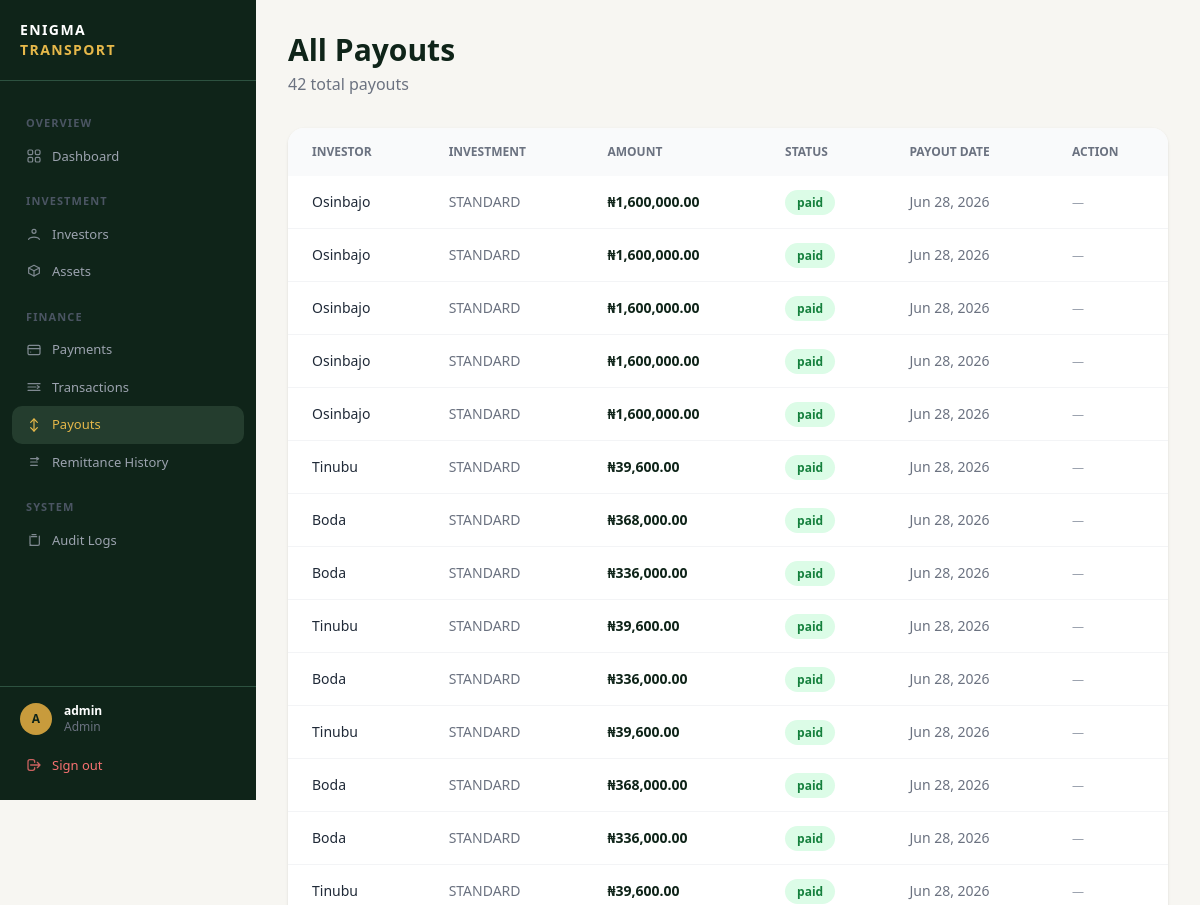
The app's page /payouts/manage/ (signed in, upper part), older data.
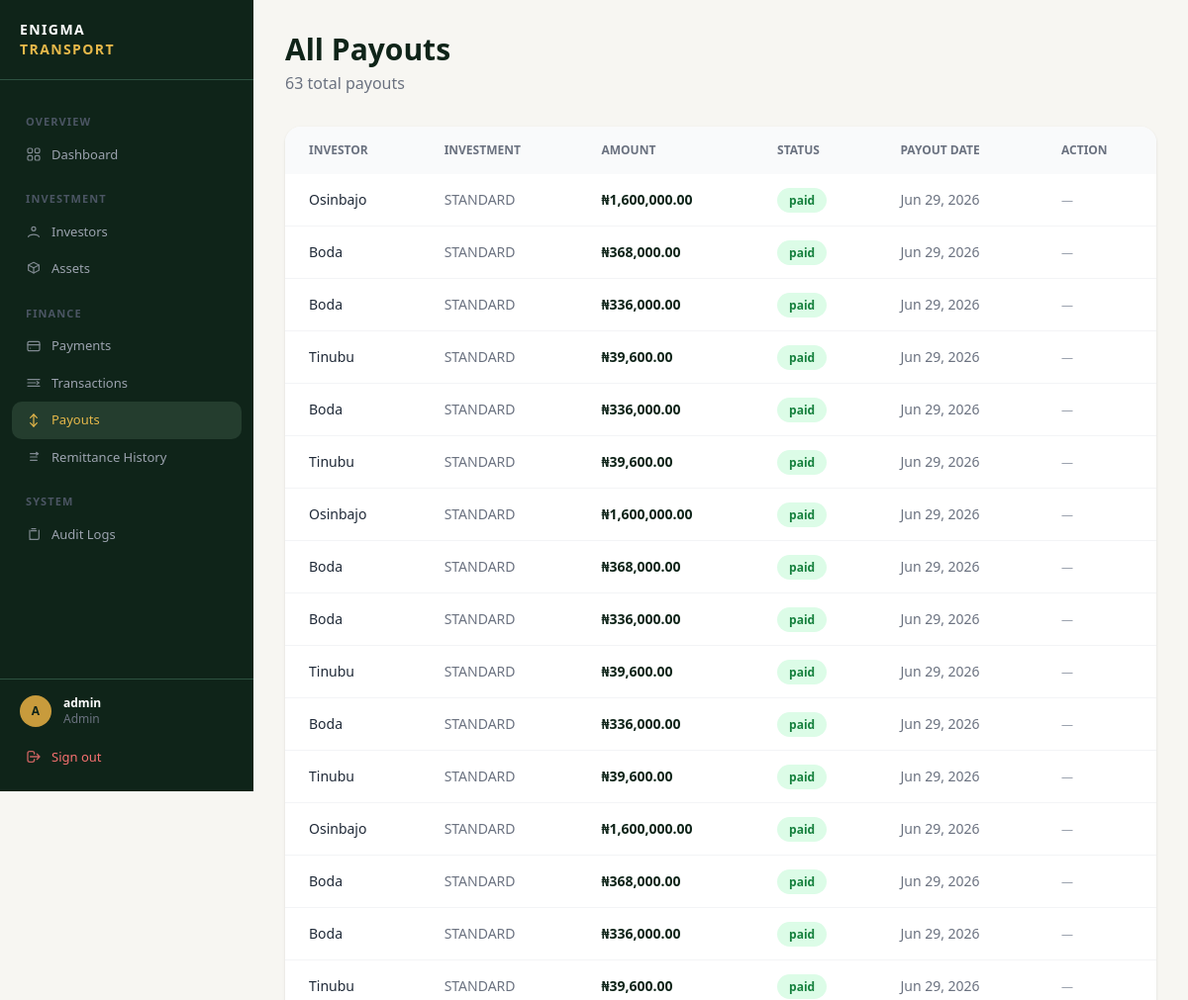
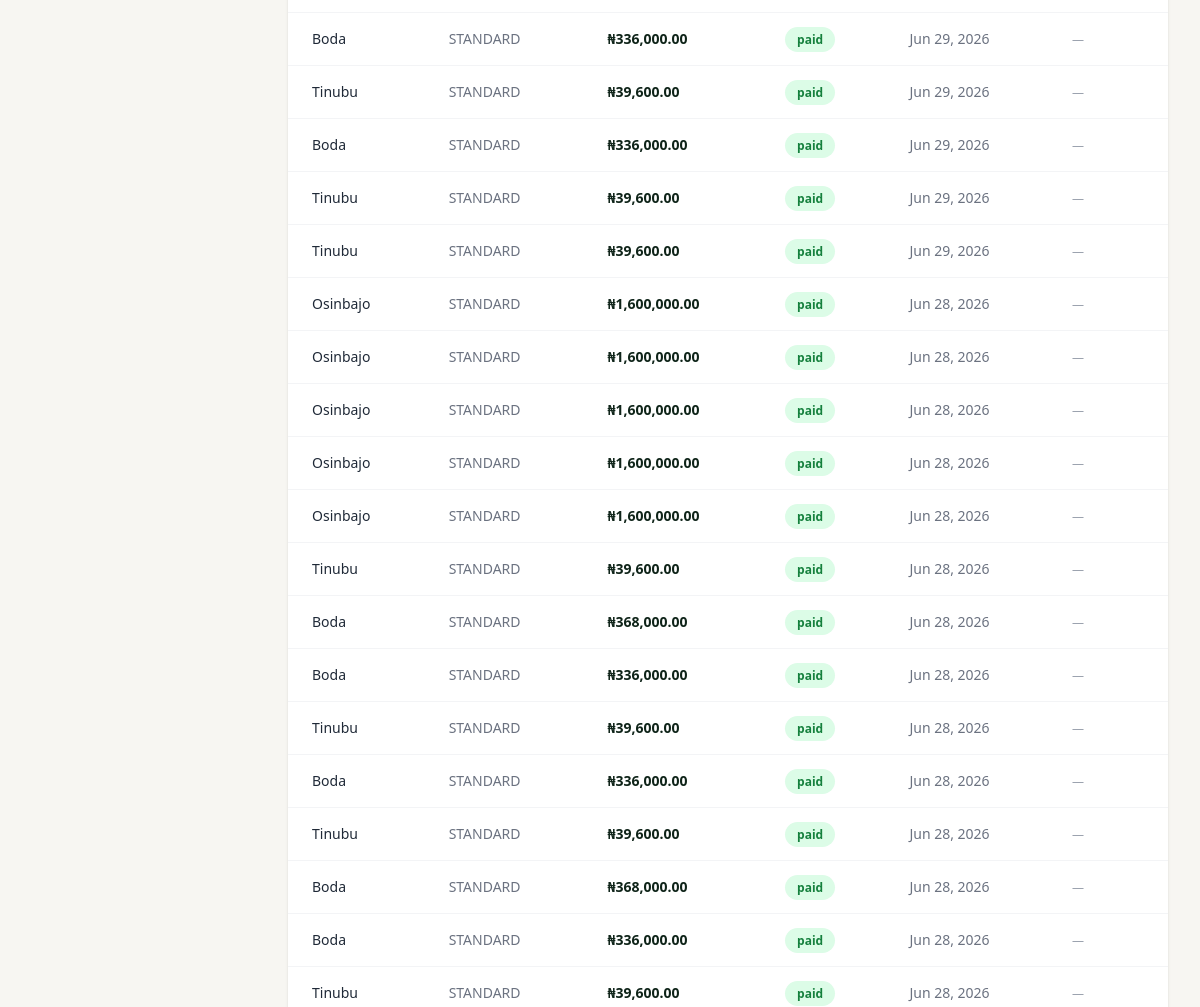
The same page, newer data (2 pictures, top to bottom).
### payouts/models.py (models this page shows, shortened)
class Payout(models.Model):
    STATUS_CHOICES = (
        ('pending', 'Pending'),
        ('paid', 'Paid'),
        ('failed', 'Failed'),
    )
    investment = models.ForeignKey(
        'investments.Investment',
        on_delete=models.CASCADE,
        related_name='payouts'
    )
    amount = models.DecimalField(max_digits=15, decimal_places=2)
    status = models.CharField(max_length=20, choices=STATUS_CHOICES, default='pending')
    payout_date = models.DateField(null=True, blank=True)
    created_at = models.DateTimeField(auto_now_add=True)

### investments/models.py (models this page shows, shortened)
class Investment(models.Model):
    STATUS_CHOICES = (
        ('pending', 'Pending'),
        ('awaiting_payment', 'Awaiting Payment'),
        ('active', 'Active'),
        ('completed', 'Completed'),
        ('cancelled', 'Cancelled'),
    )
    FREQUENCY_CHOICES = (
        ('weekly', 'Weekly'),
        ('monthly', 'Monthly'),
    )
    investor = models.ForeignKey(
        InvestorProfile,
        on_delete=models.CASCADE,
        related_name='investments'
    )
    tier = models.ForeignKey(
        InvestmentTier,
        on_delete=models.PROTECT
    )
    number_of_assets = models.PositiveIntegerField(default=0)
    investment_amount = models.DecimalField(
        max_digits=15, decimal_places=2, default=0
    )
    status = models.CharField(
        max_length=20, choices=STATUS_CHOICES, default='pending'
    )
    payout_frequency = models.CharField(
        max_length=20, choices=FREQUENCY_CHOICES, default='monthly'
    )
    duration_weeks = models.PositiveIntegerField(null=True, blank=True)
    duration_months = models.PositiveIntegerField(null=True, blank=True)
    start_date = models.DateField(null=True, blank=True)
    end_date = models.DateField(null=True, blank=True)
    service_charge = models.DecimalField(max_digits=15, decimal_places=2, default=0)
    management_fee = models.DecimalField(max_digits=15, decimal_places=2, default=0)
    asset_type = models.CharField(max_length=100, blank=True)
    quantity = models.PositiveIntegerField(default=1)
    created_at = models.DateTimeField(auto_now_add=True)

class InvestmentTier(models.Model):
    name = models.CharField(max_length=100)
    minimum_assets = models.PositiveIntegerField()
    maximum_assets = models.PositiveIntegerField()
    minimum_investment = models.DecimalField(max_digits=15, decimal_places=2)
    return_rate = models.DecimalField(max_digits=5, decimal_places=2)
    active = models.BooleanField(default=True)
    created_at = models.DateTimeField(auto_now_add=True)

### investors/models.py (models this page shows, shortened)
class InvestorProfile(models.Model):
    user = models.OneToOneField(
        settings.AUTH_USER_MODEL, on_delete=models.CASCADE
    )
    phone_number = models.CharField(max_length=20, blank=True, default='')
    bank_name = models.CharField(max_length=100, blank=True, default='')
    account_number = models.CharField(max_length=20, blank=True, default='')
    account_name = models.CharField(max_length=200, blank=True, default='')
    kyc_verified = models.BooleanField(default=False)
    created_at = models.DateTimeField(auto_now_add=True)

### accounts/models.py (models this page shows, shortened)
class User(AbstractUser):
    ROLE_CHOICES = (
        ('admin', 'Admin'),
        ('investor', 'Investor'),
    )
    role = models.CharField(max_length=20, choices=ROLE_CHOICES, default='investor')
    email = models.EmailField(unique=True)  # ← add this
    created_at = models.DateTimeField(auto_now_add=True)

### payouts/views.py (the view)
# urls.py: path('manage/', views.admin_payout_list_view, name='admin_payout_list'),
@admin_required
def admin_payout_list_view(request):
    payouts = Payout.objects.select_related(
        'investment__investor__user', 'investment__tier'
    ).order_by('-created_at')
    return render(request, 'payouts/admin/payout_list.html', {'payouts': payouts})

### templates/payouts/admin/payout_list.html (shortened to what this page needs)
{% extends 'base.html' %}
{% load humanize %}
{% block dashboard_content %}
<div class="mb-8">
    <h1 class="text-3xl font-bold text-[#0f2419]">All Payouts</h1>
    <p class="text-gray-500 mt-1">{{ payouts.count }} total payouts</p>
</div>
<div class="bg-white rounded-2xl shadow overflow-hidden">
    <table class="w-full text-sm">
        <thead class="bg-gray-50 text-gray-500 uppercase text-xs">
            <tr>
                <th class="px-6 py-4 text-left">Investor</th>
                <th class="px-6 py-4 text-left">Investment</th>
                <th class="px-6 py-4 text-left">Amount</th>
                <th class="px-6 py-4 text-left">Status</th>
                <th class="px-6 py-4 text-left">Payout Date</th>
                <th class="px-6 py-4 text-left">Action</th>
            </tr>
        </thead>
        <tbody class="divide-y divide-gray-100">
            {% for payout in payouts %}
            <tr class="hover:bg-gray-50 transition">
                <td class="px-6 py-4 font-medium text-gray-800">
                    {{ payout.investment.investor.user.username }}
                </td>
                <td class="px-6 py-4 text-gray-500">{{ payout.investment.tier.name }}</td>
                <td class="px-6 py-4 font-bold text-[#0f2419]">₦{{ payout.amount|floatformat:2 | intcomma }}</td>
                <td class="px-6 py-4">
                    <span class="px-3 py-1 rounded-full text-xs font-semibold
                        {% if payout.status == 'paid' %}bg-green-100 text-green-700
                        {% elif payout.status == 'pending' %}bg-yellow-100 text-yellow-700
                        {% else %}bg-red-100 text-red-700{% endif %}">
                        {{ payout.status }}
                    </span>
                </td>
                <td class="px-6 py-4 text-gray-500">{{ payout.payout_date|date:"M d, Y"|default:"TBD" }}</td>
                <td class="px-6 py-4">
                    {% if payout.status == 'pending' %}
                    <form method="POST" action="{% url 'admin_payout_mark_paid' payout.pk %}">
                        {% csrf_token %}
                        <button type="submit"
                            class="bg-[#1a3a28] text-white px-4 py-2 rounded-full text-xs hover:bg-[#0f2419] transition">
                            Mark Paid
                        </button>
                    </form>
                    {% else %}
                    <span class="text-gray-400 text-xs">—</span>
                    {% endif %}
                </td>
            </tr>
            {% empty %}
            <tr>
                <td colspan="6" class="px-6 py-16 text-center text-gray-400">No payouts yet.</td>
            </tr>
            {% endfor %}
        </tbody>
    </table>
</div>
{% endblock %}

Row changes from the older to the newer data that the page shows:
added Payout: investment.investor.user.username "Osinbajo", investment.tier.name "STANDARD", amount "1,600,000.00", status "paid", payout_date "Jun 29, 2026"
added Payout: investment.investor.user.username "Boda", investment.tier.name "STANDARD", amount "368,000.00", status "paid", payout_date "Jun 29, 2026"
added Payout: investment.investor.user.username "Boda", investment.tier.name "STANDARD", amount "336,000.00", status "paid", payout_date "Jun 29, 2026"
added Payout: investment.investor.user.username "Tinubu", investment.tier.name "STANDARD", amount "39,600.00", status "paid", payout_date "Jun 29, 2026"
added Payout: investment.investor.user.username "Boda", investment.tier.name "STANDARD", amount "336,000.00", status "paid", payout_date "Jun 29, 2026"
added Payout: investment.investor.user.username "Tinubu", investment.tier.name "STANDARD", amount "39,600.00", status "paid", payout_date "Jun 29, 2026"
added Payout: investment.investor.user.username "Osinbajo", investment.tier.name "STANDARD", amount "1,600,000.00", status "paid", payout_date "Jun 29, 2026"
added Payout: investment.investor.user.username "Boda", investment.tier.name "STANDARD", amount "368,000.00", status "paid", payout_date "Jun 29, 2026"
added Payout: investment.investor.user.username "Boda", investment.tier.name "STANDARD", amount "336,000.00", status "paid", payout_date "Jun 29, 2026"
added Payout: investment.investor.user.username "Tinubu", investment.tier.name "STANDARD", amount "39,600.00", status "paid", payout_date "Jun 29, 2026"
added Payout: investment.investor.user.username "Boda", investment.tier.name "STANDARD", amount "336,000.00", status "paid", payout_date "Jun 29, 2026"
added Payout: investment.investor.user.username "Tinubu", investment.tier.name "STANDARD", amount "39,600.00", status "paid", payout_date "Jun 29, 2026"
added Payout: investment.investor.user.username "Osinbajo", investment.tier.name "STANDARD", amount "1,600,000.00", status "paid", payout_date "Jun 29, 2026"
added Payout: investment.investor.user.username "Boda", investment.tier.name "STANDARD", amount "368,000.00", status "paid", payout_date "Jun 29, 2026"
added Payout: investment.investor.user.username "Boda", investment.tier.name "STANDARD", amount "336,000.00", status "paid", payout_date "Jun 29, 2026"
added Payout: investment.investor.user.username "Tinubu", investment.tier.name "STANDARD", amount "39,600.00", status "paid", payout_date "Jun 29, 2026"
added Payout: investment.investor.user.username "Boda", investment.tier.name "STANDARD", amount "336,000.00", status "paid", payout_date "Jun 29, 2026"
added Payout: investment.investor.user.username "Tinubu", investment.tier.name "STANDARD", amount "39,600.00", status "paid", payout_date "Jun 29, 2026"
added Payout: investment.investor.user.username "Boda", investment.tier.name "STANDARD", amount "336,000.00", status "paid", payout_date "Jun 29, 2026"
added Payout: investment.investor.user.username "Tinubu", investment.tier.name "STANDARD", amount "39,600.00", status "paid", payout_date "Jun 29, 2026"
added Payout: investment.investor.user.username "Tinubu", investment.tier.name "STANDARD", amount "39,600.00", status "paid", payout_date "Jun 29, 2026"
Text that changed along with them:
{{ payouts.count }}: "42" → "63"
